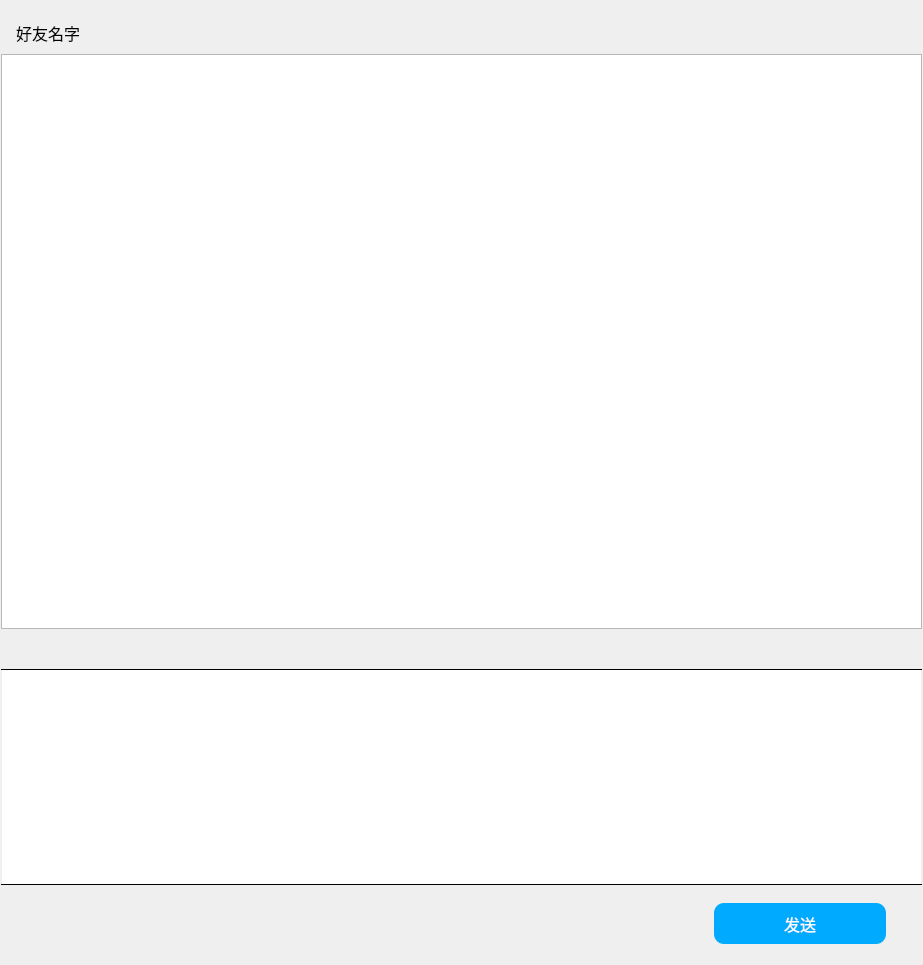
<?xml version="1.0" encoding="UTF-8"?>
<ui version="4.0">
 <class>ChatMessageWidget</class>
 <widget class="QWidget" name="ChatMessageWidget">
  <property name="geometry">
   <rect>
    <x>0</x>
    <y>0</y>
    <width>923</width>
    <height>965</height>
   </rect>
  </property>
  <property name="windowTitle">
   <string>Form</string>
  </property>
  <layout class="QGridLayout" name="gridLayout" rowstretch="1,1000,1" columnstretch="1,1000,1">
   <property name="leftMargin">
    <number>0</number>
   </property>
   <property name="topMargin">
    <number>10</number>
   </property>
   <property name="rightMargin">
    <number>0</number>
   </property>
   <property name="bottomMargin">
    <number>20</number>
   </property>
   <property name="spacing">
    <number>0</number>
   </property>
   <item row="0" column="1">
    <spacer name="verticalSpacer">
     <property name="orientation">
      <enum>Qt::Vertical</enum>
     </property>
     <property name="sizeHint" stdset="0">
      <size>
       <width>20</width>
       <height>8</height>
      </size>
     </property>
    </spacer>
   </item>
   <item row="1" column="0">
    <spacer name="horizontalSpacer">
     <property name="orientation">
      <enum>Qt::Horizontal</enum>
     </property>
     <property name="sizeHint" stdset="0">
      <size>
       <width>8</width>
       <height>20</height>
      </size>
     </property>
    </spacer>
   </item>
   <item row="1" column="1">
    <layout class="QVBoxLayout" name="chatMsgVLayout" stretch="12,160,12,60,5,12">
     <property name="spacing">
      <number>0</number>
     </property>
     <item>
      <layout class="QHBoxLayout" name="chatMsgInfoHLayout" stretch="1,60,1">
       <item>
        <spacer name="horizontalSpacer_25">
         <property name="orientation">
          <enum>Qt::Horizontal</enum>
         </property>
         <property name="sizeHint" stdset="0">
          <size>
           <width>40</width>
           <height>20</height>
          </size>
         </property>
        </spacer>
       </item>
       <item>
        <widget class="QLabel" name="lblChatFriendName">
         <property name="minimumSize">
          <size>
           <width>600</width>
           <height>30</height>
          </size>
         </property>
         <property name="font">
          <font>
           <family>微软雅黑</family>
           <pointsize>12</pointsize>
          </font>
         </property>
         <property name="text">
          <string>好友名字</string>
         </property>
         <property name="alignment">
          <set>Qt::AlignLeading|Qt::AlignLeft|Qt::AlignVCenter</set>
         </property>
        </widget>
       </item>
       <item>
        <spacer name="horizontalSpacer_27">
         <property name="orientation">
          <enum>Qt::Horizontal</enum>
         </property>
         <property name="sizeHint" stdset="0">
          <size>
           <width>40</width>
           <height>20</height>
          </size>
         </property>
        </spacer>
       </item>
      </layout>
     </item>
     <item>
      <widget class="ChatBubbleList" name="lstChatMsgShow">
       <property name="horizontalScrollBarPolicy">
        <enum>Qt::ScrollBarAlwaysOff</enum>
       </property>
      </widget>
     </item>
     <item>
      <layout class="QHBoxLayout" name="chatButtonsHLayout" stretch="1,1,50">
       <item>
        <spacer name="horizontalSpacer_3">
         <property name="orientation">
          <enum>Qt::Horizontal</enum>
         </property>
         <property name="sizeHint" stdset="0">
          <size>
           <width>40</width>
           <height>20</height>
          </size>
         </property>
        </spacer>
       </item>
       <item>
        <widget class="QPushButton" name="btnChatPicture">
         <property name="sizePolicy">
          <sizepolicy hsizetype="Fixed" vsizetype="Fixed">
           <horstretch>0</horstretch>
           <verstretch>0</verstretch>
          </sizepolicy>
         </property>
         <property name="minimumSize">
          <size>
           <width>40</width>
           <height>40</height>
          </size>
         </property>
         <property name="maximumSize">
          <size>
           <width>40</width>
           <height>40</height>
          </size>
         </property>
         <property name="toolTip">
          <string>图片</string>
         </property>
         <property name="styleSheet">
          <string notr="true">QPushButton{
	border-image: url(:/qqicons/qrc/picture.svg);
	border: none;	
	background-color: rgba(255, 255, 255, 0);
}

QPushButton:hover{
	border-image: url(:/qqicons/qrc/picture_blue.svg);
}</string>
         </property>
         <property name="text">
          <string/>
         </property>
         <property name="iconSize">
          <size>
           <width>35</width>
           <height>35</height>
          </size>
         </property>
        </widget>
       </item>
       <item>
        <spacer name="horizontalSpacer_28">
         <property name="orientation">
          <enum>Qt::Horizontal</enum>
         </property>
         <property name="sizeHint" stdset="0">
          <size>
           <width>40</width>
           <height>20</height>
          </size>
         </property>
        </spacer>
       </item>
      </layout>
     </item>
     <item>
      <widget class="QTextEdit" name="edtChatMessageInput">
       <property name="sizePolicy">
        <sizepolicy hsizetype="Expanding" vsizetype="Preferred">
         <horstretch>0</horstretch>
         <verstretch>0</verstretch>
        </sizepolicy>
       </property>
       <property name="font">
        <font>
         <family>微软雅黑</family>
         <pointsize>11</pointsize>
        </font>
       </property>
       <property name="styleSheet">
        <string notr="true">QTextEdit{
	border-top: 1px solid black;
	border-bottom: 1px solid black;
}</string>
       </property>
      </widget>
     </item>
     <item>
      <spacer name="verticalSpacer_20">
       <property name="orientation">
        <enum>Qt::Vertical</enum>
       </property>
       <property name="sizeHint" stdset="0">
        <size>
         <width>20</width>
         <height>40</height>
        </size>
       </property>
      </spacer>
     </item>
     <item>
      <layout class="QHBoxLayout" name="sendMsgButtonHLayout" stretch="20,5,1">
       <item>
        <spacer name="horizontalSpacer_29">
         <property name="orientation">
          <enum>Qt::Horizontal</enum>
         </property>
         <property name="sizeHint" stdset="0">
          <size>
           <width>40</width>
           <height>20</height>
          </size>
         </property>
        </spacer>
       </item>
       <item>
        <widget class="QPushButton" name="btnChatMessageSend">
         <property name="sizePolicy">
          <sizepolicy hsizetype="Fixed" vsizetype="Fixed">
           <horstretch>0</horstretch>
           <verstretch>0</verstretch>
          </sizepolicy>
         </property>
         <property name="minimumSize">
          <size>
           <width>172</width>
           <height>41</height>
          </size>
         </property>
         <property name="maximumSize">
          <size>
           <width>172</width>
           <height>41</height>
          </size>
         </property>
         <property name="font">
          <font>
           <family>微软雅黑</family>
           <pointsize>12</pointsize>
          </font>
         </property>
         <property name="styleSheet">
          <string notr="true">QPushButton{
	color: rgb(255, 255, 255);
	background-color: rgb(0, 170, 255);
	border-radius: 10px;
}

QPushButton:hover{	
	background-color: rgb(0, 161, 242);
}

QPushButton:pressed{
	color: rgb(226, 226, 226);
	background-color: rgb(0, 151, 226);
}

QPushButton:disabled{
	color: rgb(255, 255, 255);
	background-color: rgb(179, 212, 255);
}</string>
         </property>
         <property name="text">
          <string>发送</string>
         </property>
        </widget>
       </item>
       <item>
        <spacer name="horizontalSpacer_30">
         <property name="orientation">
          <enum>Qt::Horizontal</enum>
         </property>
         <property name="sizeHint" stdset="0">
          <size>
           <width>40</width>
           <height>20</height>
          </size>
         </property>
        </spacer>
       </item>
      </layout>
     </item>
    </layout>
   </item>
   <item row="1" column="2">
    <spacer name="horizontalSpacer_2">
     <property name="orientation">
      <enum>Qt::Horizontal</enum>
     </property>
     <property name="sizeHint" stdset="0">
      <size>
       <width>40</width>
       <height>20</height>
      </size>
     </property>
    </spacer>
   </item>
   <item row="2" column="1">
    <spacer name="verticalSpacer_2">
     <property name="orientation">
      <enum>Qt::Vertical</enum>
     </property>
     <property name="sizeHint" stdset="0">
      <size>
       <width>20</width>
       <height>40</height>
      </size>
     </property>
    </spacer>
   </item>
  </layout>
 </widget>
 <customwidgets>
  <customwidget>
   <class>ChatBubbleList</class>
   <extends>QListWidget</extends>
   <header location="global">ChatBubbleList.h</header>
  </customwidget>
 </customwidgets>
 <resources>
  <include location="../qqicons.qrc"/>
 </resources>
 <connections/>
</ui>
